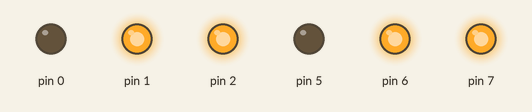
Bench run of a sketch on a simulated Arduino Uno, built with avr-gcc and run on an emulated ATmega328P. Shown: output pins drawn as LEDs (lit = HIGH).

Above: at 0.5 s.
At 1.5 s:
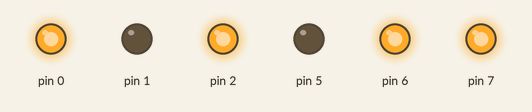
Timing chart, 0 to 3.0 s (numbered marks = the images above):
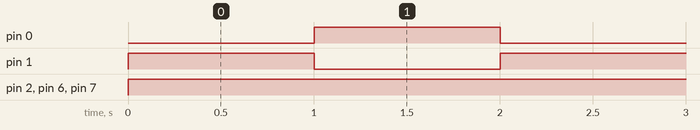

Measured:
- by itself, pin 0, pin 1: alternates HIGH for 1.0 s and LOW for 1.0 s
- by itself, pin 2, pin 6, pin 7: LOW → HIGH at 0.00 s

The sketch:

MOTOR.ino
```cpp
void setup() {
  pinMode(0, OUTPUT);
  pinMode(1, OUTPUT);
  pinMode(2, OUTPUT);
  pinMode(7, OUTPUT);
  pinMode(6, OUTPUT);
  pinMode(5, OUTPUT);
}

void loop() {
  digitalWrite(0, LOW);
  digitalWrite(1, HIGH);
  digitalWrite(2, HIGH);
  digitalWrite(5, LOW);
  digitalWrite(6, HIGH);
  digitalWrite(7, HIGH);
  delay(1000);
  digitalWrite(0, HIGH);
  digitalWrite(1, LOW);
  digitalWrite(5, LOW);
  digitalWrite(6, HIGH);
  delay(1000);
}
```
